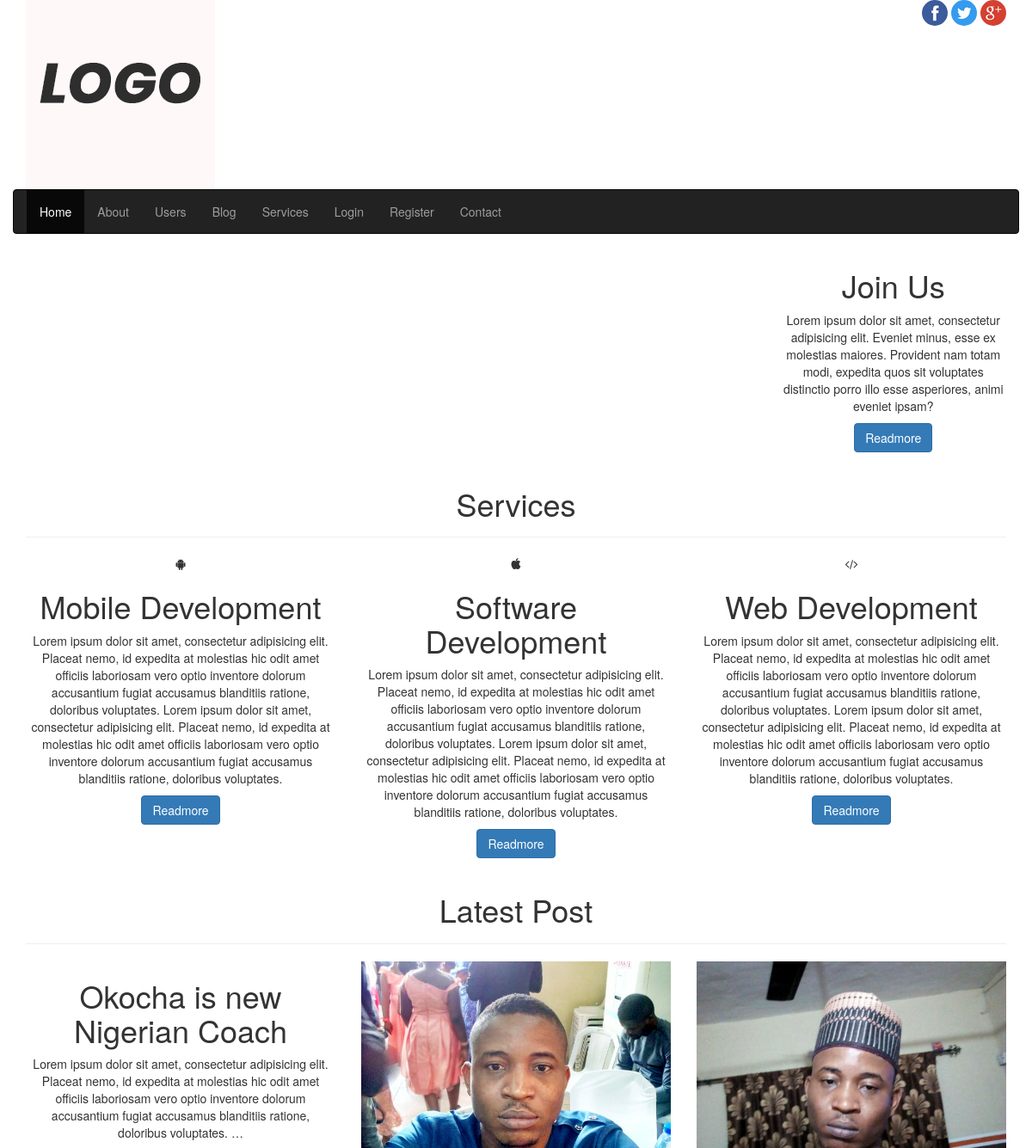
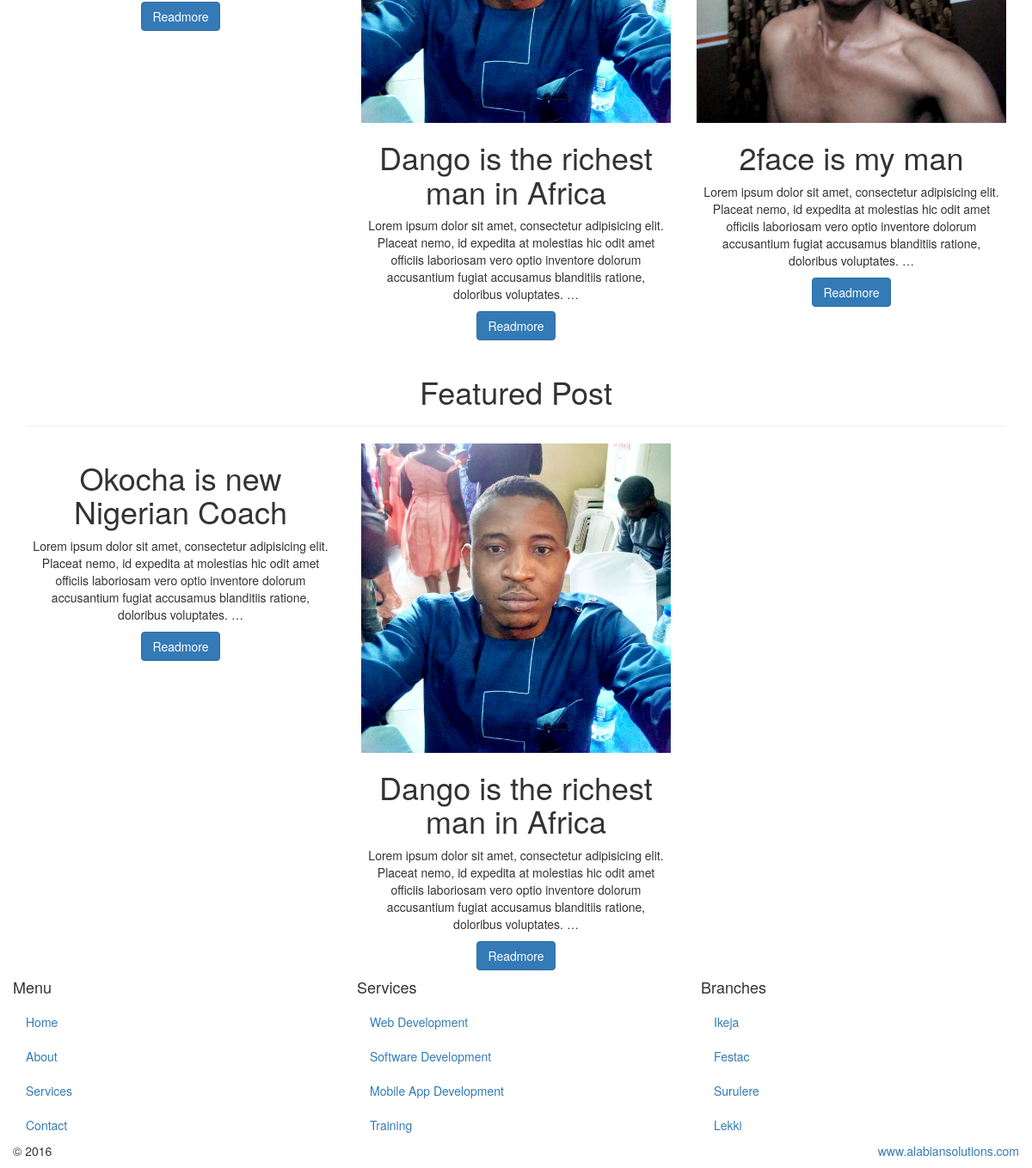
The page / on the database its author committed (2 pictures, top to bottom).
### frontend/models.py (models this page shows, shortened)
class Post(models.Model):
    PUBLISH = 'PB'
    UNPUBLISH = 'UPB'
    FEATURED_VALUES = [
        (PUBLISH, 'Publish'),
        (UNPUBLISH, 'Unpublish')
    ]
    pst_title = models.CharField(max_length=100)
    user = models.ForeignKey(User, on_delete=models.CASCADE)
    category = models.ManyToManyField(Category)
    pst_img = models.ImageField(blank=True, null=True, upload_to='uploads/')
    featured = models.CharField(max_length=5, choices=FEATURED_VALUES, default=PUBLISH)
    created = models.DateTimeField(auto_now_add=True)
    content = models.TextField()
    class Meta():
        verbose_name_plural = 'Post'

### frontend/views.py (the view)
# urls.py: path('', views.index, name='index'),
def index(request):
    post = Post.objects.order_by('-created')[:3]
    about = AboutModel.objects.all()[:3]
    context = {
        'pt':post,
        'ab':about
    }
    return render(request, 'frontend/index.html', context)

### templates/frontend/index.html (shortened to what this page needs)
{% extends 'frontend/base.html' %}
{% load static %}
{% block content %}
  <section id="banner">
    <div class="row">
      <div class="col-sm-3 col-sm-offset-9 text-center">
        <div class="caption">
          <h1>Join Us</h1>
          <p>
            Lorem ipsum dolor sit amet, consectetur adipisicing elit. Eveniet minus, esse ex molestias maiores. Provident
            nam totam modi, expedita quos sit voluptates distinctio porro illo esse asperiores, animi eveniet ipsam?
          </p>
          <a href="#" class="btn btn-primary">Readmore</a>
        </div>
      </div>
    </div>
  </section>
  <section id="services" class="text-center">
    <div class="page-header">
      <h1>Services</h1>
    </div>
    <div class="row">
      <div class="col-sm-4">
        <span class="fa fa-android"></span>
        <h1>Mobile Development</h1>
        <p>
          Lorem ipsum dolor sit amet, consectetur adipisicing elit. Placeat nemo, id expedita at molestias hic odit amet
          officiis laboriosam vero optio inventore dolorum accusantium fugiat accusamus blanditiis ratione, doloribus
          voluptates.
          Lorem ipsum dolor sit amet, consectetur adipisicing elit. Placeat nemo, id expedita at molestias hic odit amet
          officiis laboriosam vero optio inventore dolorum accusantium fugiat accusamus blanditiis ratione, doloribus
          voluptates.
        </p>
        <a href="#" class="btn btn-primary">Readmore</a>
      </div>
      <div class="col-sm-4">
        <span class="fa fa-apple"></span>
        <h1>Software Development</h1>
        <p>
          Lorem ipsum dolor sit amet, consectetur adipisicing elit. Placeat nemo, id expedita at molestias hic odit amet
          officiis laboriosam vero optio inventore dolorum accusantium fugiat accusamus blanditiis ratione, doloribus
          voluptates.
          Lorem ipsum dolor sit amet, consectetur adipisicing elit. Placeat nemo, id expedita at molestias hic odit amet
          officiis laboriosam vero optio inventore dolorum accusantium fugiat accusamus blanditiis ratione, doloribus
          voluptates.
        </p>
        <a href="#" class="btn btn-primary">Readmore</a>
      </div>
      <div class="col-sm-4">
        <span class="fa fa-code"></span>
        <h1>Web Development</h1>
        <p>
          Lorem ipsum dolor sit amet, consectetur adipisicing elit. Placeat nemo, id expedita at molestias hic odit amet
          officiis laboriosam vero optio inventore dolorum accusantium fugiat accusamus blanditiis ratione, doloribus
          voluptates.
          Lorem ipsum dolor sit amet, consectetur adipisicing elit. Placeat nemo, id expedita at molestias hic odit amet
          officiis laboriosam vero optio inventore dolorum accusantium fugiat accusamus blanditiis ratione, doloribus
          voluptates.
        </p>
        <a href="#" class="btn btn-primary">Readmore</a>
      </div>
    </div>
  </section>
  <section id="post" class="text-center">
    <div class="page-header">
      <h1>Latest Post</h1>
    </div>
    <div class="row">
      {% if pt %}
          {% for p in pt %}
            <div class="col-sm-4">
             <img src="{{ p.pst_img.url }}" class="img-responsive" alt="">
              <h1>{{ p.pst_title }}</h1>
              <p>
                {{ p.content|truncatewords:30 }}
              </p>
              <a href="{% url 'frontend:single_blog' p.id %}" class="btn btn-primary">Readmore</a>
            </div>
          {% endfor %}
      {% endif %}
    </div>
  </section>
  <section id="pub" class="text-center">
    <div class="page-header">
      <h1>Featured Post</h1>
    </div>
    <div class="row">
      {% if pt %}
      {% for p in pt %}
        {% if p.featured == 'PB' %}
          <div class="col-sm-4">
            <img src="{{ p.pst_img.url }}" class="img-responsive" alt="">
            <h1>{{ p.pst_title }}</h1>
            <p>
              {{ p.content|truncatewords:30 }}
            </p>
            <a href="{% url 'frontend:single_blog' p.id %}" class="btn btn-primary">Readmore</a>
          </div>
        {% endif %}
      {% endfor %}
      {% endif %}
    </div>
  </section>
{% endblock %}

### rows shown on the page
Post: pst_title "Okocha is new Nigerian Coach", content "Lorem ipsum dolor sit amet, consectetur adipisicing elit. Placeat nemo, id expedita at molestias hic odit amet officiis laboriosam vero optio inventore dolorum accusantium fugiat accusamus blanditiis ratione, doloribus voluptates. …"
Post: pst_img (picture), pst_title "Dango is the richest man in Africa", content "Lorem ipsum dolor sit amet, consectetur adipisicing elit. Placeat nemo, id expedita at molestias hic odit amet officiis laboriosam vero optio inventore dolorum accusantium fugiat accusamus blanditiis ratione, doloribus voluptates. …"
Post: pst_img (picture), pst_title "2face is my man", content "Lorem ipsum dolor sit amet, consectetur adipisicing elit. Placeat nemo, id expedita at molestias hic odit amet officiis laboriosam vero optio inventore dolorum accusantium fugiat accusamus blanditiis ratione, doloribus voluptates. …"
